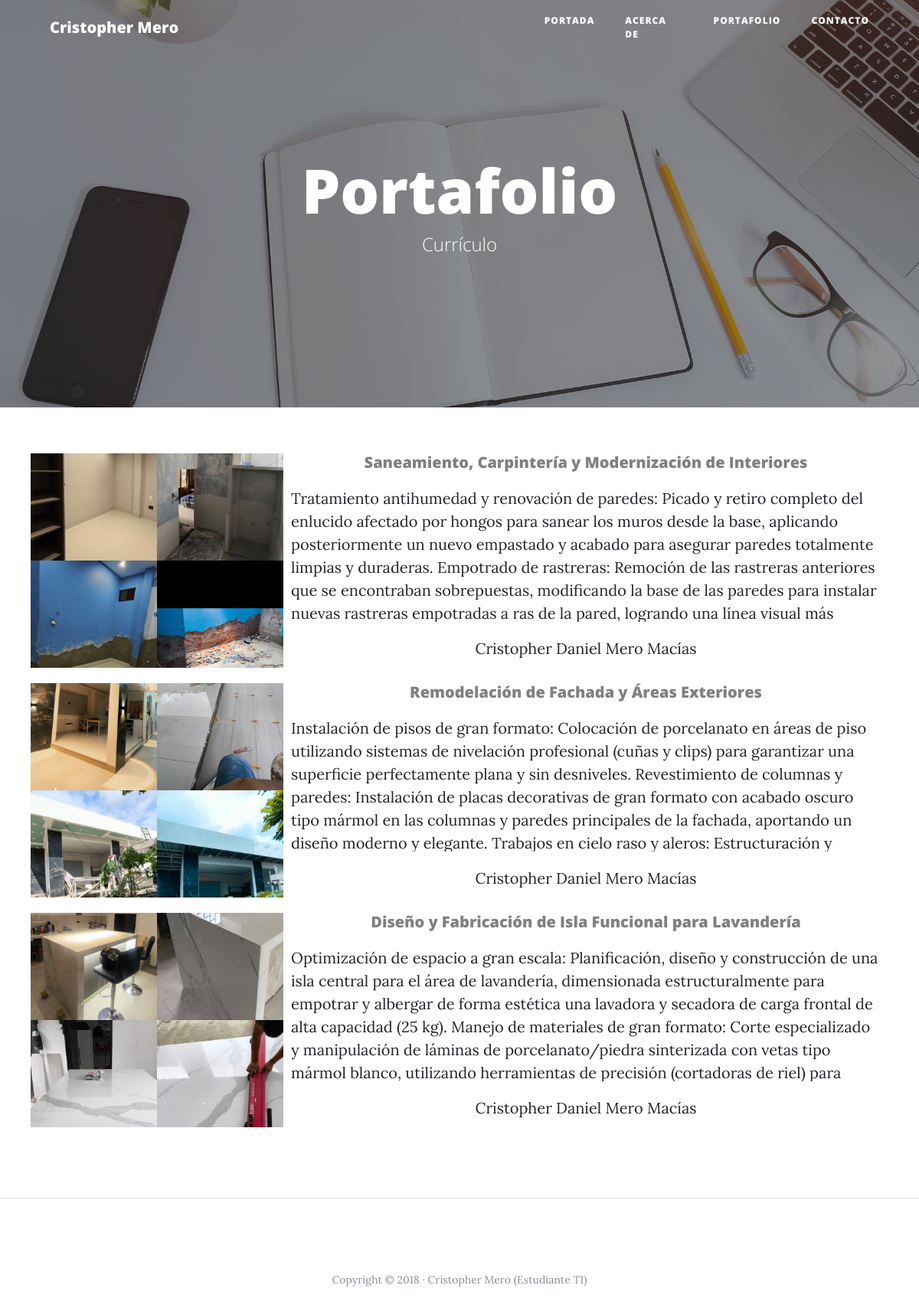
The app's page /portfolio with its own data.
### portfolio/models.py (models this page shows, shortened)
class proyectos(models.Model):
    title = models.CharField(max_length=100)
    description = models.TextField(max_length=1000)
    imagen = models.ImageField(upload_to='projects/', null=True, blank=True)
    enlace = models.URLField(null=True, blank=True)
    author = models.CharField(max_length=100)
    created = models.DateTimeField(auto_now_add=True, verbose_name="Fecha de creación")
    updated = models.DateTimeField(auto_now=True, verbose_name="Fecha de actualización")
    class Meta:
        verbose_name = "Proyecto"
        verbose_name_plural = "Proyectos"
        ordering = ['-created']
        db_table = 'proyectos'

### portfolio/views.py (the view)
# urls.py: path('', include("portfolio.urls"))
def portfolio(request):
    proyecto = proyectos.objects.all()
    return render(request, 'core/portfolio.html', {
        'proyectos': proyecto
    })

### templates/core/portfolio.html (shortened to what this page needs)
{% load static %}
	<!DOCTYPE html>
	<html lang="es">
	  <head>
	    <link href="{% static 'vendor/bootstrap/css/bootstrap.min.css' %}" rel="stylesheet">
	    <link href="{% static 'vendor/font-awesome/css/font-awesome.min.css' %}" rel="stylesheet" type="text/css' %}">
	    <link href="{% static 'css/clean-blog.min.css' %}" rel="stylesheet">
	  </head>
	  <body>
        <nav class="navbar navbar-expand-lg navbar-light fixed-top" id="mainNav">
          <div class="container">
            <a class="navbar-brand" href={% url 'index' %}>Cristopher Mero</a>
            <div class="collapse navbar-collapse" id="navbarResponsive">
              <ul class="navbar-nav ml-auto">
                <li class="nav-item">
                  <a class="nav-link" href={% url 'index' %}>Portada</a>
                </li>
                <li class="nav-item">
                  <a class="nav-link" href={% url 'about' %}>Acerca de</a>
                </li>
                <li class="nav-item">
                  <a class="nav-link" href={% url 'portfolio' %}>Portafolio</a>
                </li>
                <li class="nav-item">
                  <a class="nav-link" href={% url 'contact' %}>Contacto</a>
                </li>
              </ul>
            </div>
          </div>
        </nav>
	    <header class="masthead" style="background-image: url({% static 'img/portfolio-bg.jpg'%})">
	      <div class="overlay"></div>
	      <div class="container">
	        <div class="row">
	          <div class="col-lg-8 col-md-10 mx-auto">
	            <div class="site-heading">
	              <h1>Portafolio</h1>
	              <span class="subheading">Currículo</span>
	            </div>
	          </div>
	        </div>
	      </div>
	    </header>
	    <div class="container" style = "display: flex; flex-direction: column-reverse">
		   {% for proyecto in proyectos %}
	      	<div class="row">
	                <div class = "content" id = "proyectos">
                         <a href="{{ proyecto.enlace }}"><img src="{{ proyecto.imagen.url}}"  alt="aqui debe de ir una imagen"></a>
                         <div id = "contenido">
                             <h5>{{ proyecto.title }}</h5>
                             <p id = "descripcion">{{ proyecto.description }}</p>
                             <p id = "autores">{{ proyecto.author }}</p>
                         </div>
                    </div>
	      	</div>
		   {% endfor %}
		  </div>
	    <footer>
	    	<hr>
	      <div class="container">
	        <div class="row">
	          <div class="col-lg-8 col-md-10 mx-auto">
	            <ul class="list-inline text-center">
	            </ul>
            <p class="copyright text-muted">Copyright &copy; 2018 · Cristopher Mero (Estudiante TI) </p>
	          </div>
	        </div>
	      </div>
	    </footer>
	  </body>
	</html>

### templates/core/portfolio.html (style rules this page uses)
#proyectos { height: 300px; width: 100%; display: flex; flex-direction: row; align-items: center; justify-content: center; padding: 10px; }
#contenido { height: 100%; margin: 10px; width: 70%; display: flex; flex-direction: column; align-items: center; justify-content: center; }
a { display: flex; align-items: center; height: 100%; width: 30%; }
img { height: 100%; width: 100%; object-fit: cover; }
h5 { height: 30px; color: grey; }
#descripcion { height: 75%; width: 100%; overflow-y: auto; }
#autores { height: 30px; }

### records on screen
proyectos: imagen (picture), title "Diseño y Fabricación de Isla Funcional para Lavandería", description "Optimización de espacio a gran escala: Planificación, diseño y construcción de una isla central para el área de lavandería, dimensionada estructuralmente para empotrar y albergar de forma estética una lavadora y secadora de carga frontal de alta capacidad (25 kg). Manejo de materiales de gran formato: Corte especializado y manipulación de láminas de porcelanato/piedra sinterizada con vetas tipo mármol blanco, utilizando herramientas de precisión (cortadoras de riel) para…", author "Cristopher Daniel Mero Macías"
proyectos: imagen (picture), title "Remodelación de Fachada y Áreas Exteriores", description "Instalación de pisos de gran formato: Colocación de porcelanato en áreas de piso utilizando sistemas de nivelación profesional (cuñas y clips) para garantizar una superficie perfectamente plana y sin desniveles. Revestimiento de columnas y paredes: Instalación de placas decorativas de gran formato con acabado oscuro tipo mármol en las columnas y paredes principales de la fachada, aportando un diseño moderno y elegante. Trabajos en cielo raso y aleros: Estructuración y…", author "Cristopher Daniel Mero Macías"
proyectos: imagen (picture), title "Saneamiento, Carpintería y Modernización de Interiores", description "Tratamiento antihumedad y renovación de paredes: Picado y retiro completo del enlucido afectado por hongos para sanear los muros desde la base, aplicando posteriormente un nuevo empastado y acabado para asegurar paredes totalmente limpias y duraderas. Empotrado de rastreras: Remoción de las rastreras anteriores que se encontraban sobrepuestas, modificando la base de las paredes para instalar nuevas rastreras empotradas a ras de la pared, logrando una línea visual más…", author "Cristopher Daniel Mero Macías"
